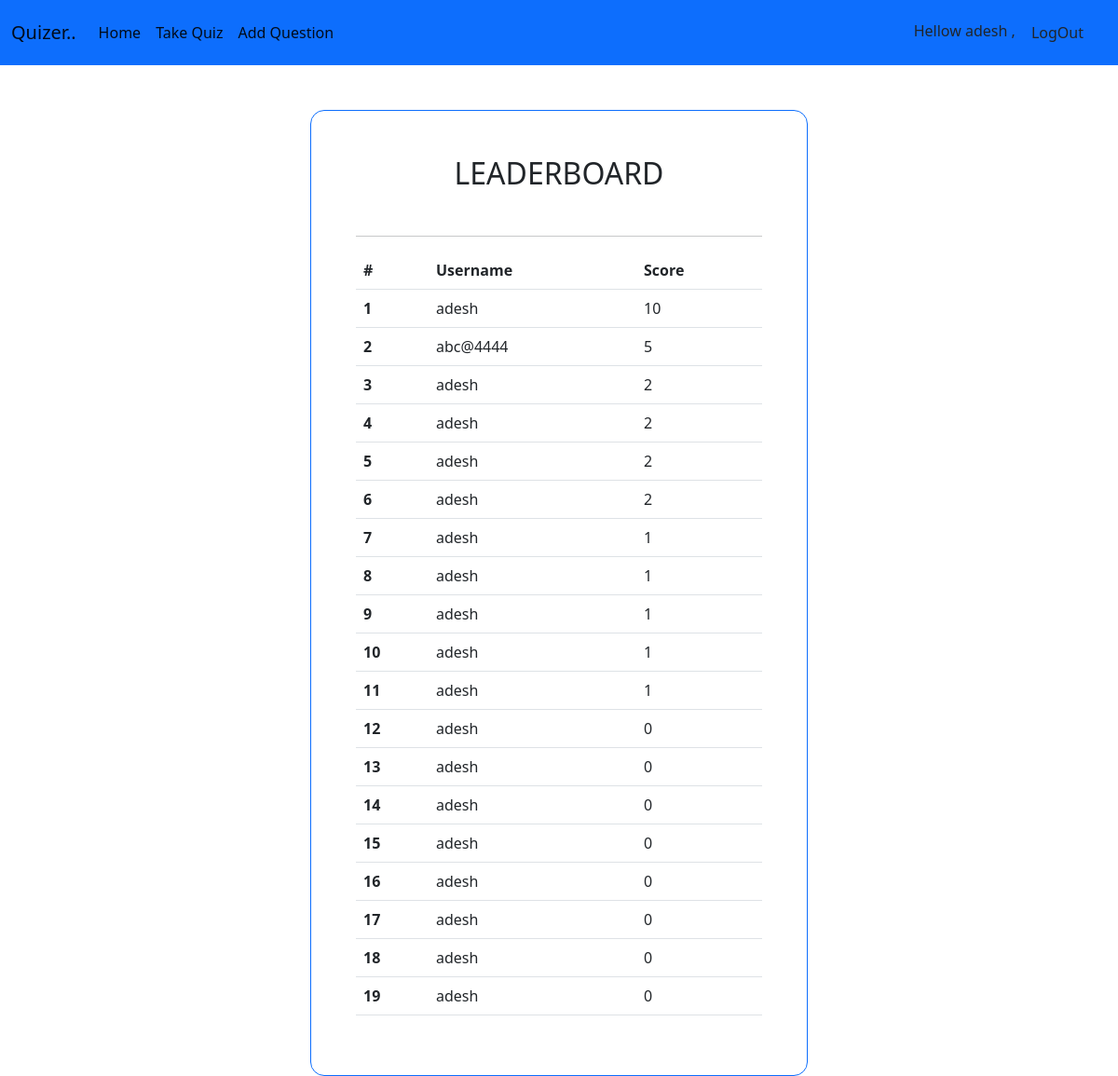
The app's page / (signed in) with its own data.
### quiz_app/models.py (models this page shows)
class Score(models.Model):
    user = models.ForeignKey(User,on_delete = models.CASCADE)
    score = models.PositiveIntegerField()

### quiz_app/views.py (the view)
# urls.py: path('',views.LeaderBoardView.as_view(),name = 'leader_board'),
class LeaderBoardView(ListView):
    model = Score
    template_name = "quiz_app/leader_board.html"
    context_object_name = 'leader_board_list'
    def get_queryset(self):
        return Score.objects.order_by('-score')

### quiz_app/templates/quiz_app/leader_board.html (shortened to what this page needs)
{% extends 'base.html' %}
{% block content %}
<div class = "container my-5">
  <section class="vh-100 bg-image"
  >
  <div class="mask d-flex align-items-center h-100 gradient-custom-3">
    <div class="container h-100">
      <div class="row d-flex justify-content-center align-items-center h-100">
        <div class="col-12 col-md-9 col-lg-7 col-xl-6">
          <div class="card border-primary" style="border-radius: 15px;">
            <div class="card-body p-5">
              <h2 class="text-uppercase text-center mb-5">LeaderBoard</h2>
              <hr>
              <table class="table">
                <thead>
                  <tr>
                    <th scope="col">#</th>
                    <th scope="col">Username</th>
                    <th scope="col">Score</th>
                  </tr>
                </thead>
              {% for leader in leader_board_list %}
              <tr>
                <th scope="row">{{forloop.counter}}</th>
                <td>{{leader.user.username}}</td>
                <td>{{leader.score}} </td>
              </tr>
              {% endfor %}
              </table>
            </div>
          </div>
        </div>
      </div>
    </div>
  </div>
</section>
</div>
{% endblock content %}

### quiz_app/templates/base.html (shortened to what this page needs)
<!DOCTYPE html>
<html lang="en">
<head>
<link href="https://cdn.jsdelivr.net/npm/bootstrap@5.2.2/dist/css/bootstrap.min.css" rel="stylesheet">
</head>
    <nav class="navbar navbar-expand-lg bg-primary">
        <div class="container-fluid">
          <a class="navbar-brand" href="#">Quizer..</a>
          <div class="collapse navbar-collapse" id="navbarSupportedContent">
            <ul class="navbar-nav me-auto mb-2 mb-lg-0">
              <li class="nav-item">
                <a class="nav-link active" aria-current="page" href="{% url 'leader_board' %}">Home</a>
              </li>
              <li class="nav-item">
                <a class="nav-link active" href="{% url 'quiz' %}">Take Quiz</a>
              </li>
              {% if request.user.is_superuser %}
              <li class="nav-item">
                <a class="nav-link active" href="{% url 'add_question' %}">Add Question</a>
              </li>
              {% endif %}
            </ul>
            <nav class="navbar bg-primary">
              <div class="container-fluid">
                {% if request.user.is_authenticated %}
                <span>Hellow {{request.user.username}} , <a class="btn btn-outline-denger" href= "{% url 'logout' %}"  type="submit">LogOut</a></span>
                {% else %}
                <a class="btn btn-outline-denger" href= "{% url 'login' %}"  type="submit">LogIn</a>
                {% endif %}
              </div>
            </nav>
          </div>
        </div>
      </nav>
<body>
    {% block content %}
    {% endblock content %}
</body>
</html>

### records on screen
Score: user.username "adesh", score "10"
Score: user.username "abc@4444", score "5"
Score: user.username "adesh", score "2"
Score: user.username "adesh", score "2"
Score: user.username "adesh", score "2"
Score: user.username "adesh", score "2"
Score: user.username "adesh", score "1"
Score: user.username "adesh", score "1"
Score: user.username "adesh", score "1"
Score: user.username "adesh", score "1"
Score: user.username "adesh", score "1"
Score: user.username "adesh", score "0"
Score: user.username "adesh", score "0"
Score: user.username "adesh", score "0"
Score: user.username "adesh", score "0"
Score: user.username "adesh", score "0"
Score: user.username "adesh", score "0"
Score: user.username "adesh", score "0"
Score: user.username "adesh", score "0"

### other values on screen
{{ request.user.username }} "adesh"
